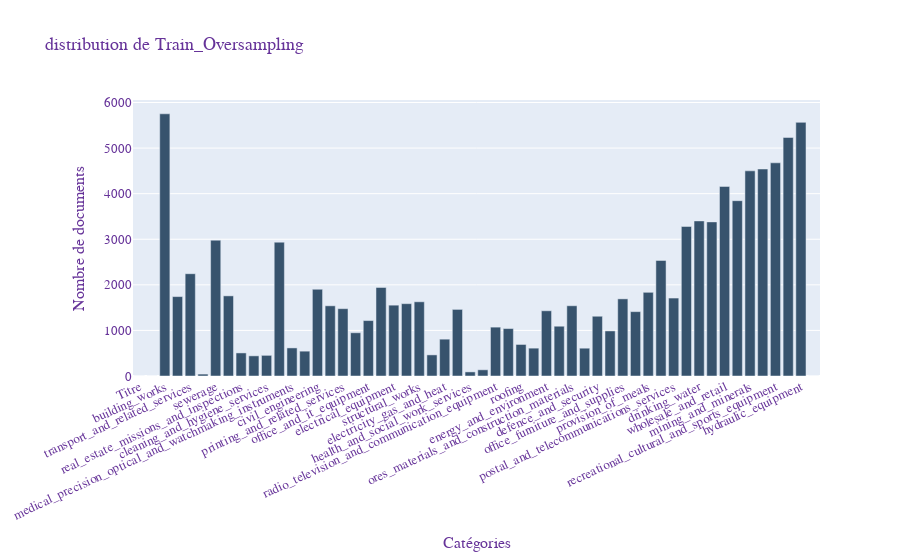

The notebook cell saved with this chart:
### Markdown cell above
### Oversampling

### Code cell
Train_Oversampling=importEtInsert_data.Importation_dataFrame('Train_Oversampling')

utility.plot_distribution(Train_Oversampling,"distribution de Train_Oversampling")

### Figure 1 — Plotly figure (JSON) as saved in the notebook; plotly's stock layout.template omitted (floating-point values rounded to 4 significant figures)
{"data": [{"marker": {"color": "rgb(55, 83, 109)"}, "type": "bar", "x": ["Titre", "Description", "building_works", "studies_consulting_assistance", "transport_and_related_services", "financial_and_insurance_services", "sewerage", "car_industry_products_and_transport_equipment", "real_estate_missions_and_inspections", "it_services", "cleaning_and_hygiene_services", "building_equipment", "medical_precision_optical_and_watchmaking_instruments", "research_and_development", "civil_engineering", "green_spaces", "printing_and_related_services", "street_development", "office_and_it_equipment", "industrial_equipment_and_tools", "electrical_equipment", "chemical_products", "structural_works", "recreational_cultural_and_sports_services", "electricity_gas_and_heat", "food_beverages_and_related_products", "health_and_social_work_services", "education_and_training_services", "radio_television_and_communication_equipment", "clothing_and_textile_industry", "roofing", "communication_and_marketing_services", "energy_and_environment", "waste_management", "ores_materials_and_construction_materials", "software_supply", "defence_and_security", "petroleum_products_fuels", "office_furniture_and_supplies", "it_equipment_and_consumables", "provision_of_meals", "fire", "postal_and_telecommunications_services", "silvicultural_products", "drinking_water", "agriculture", "wholesale_and_retail", "water_related_works", "mining_and_minerals", "paper_and_cardboard", "recreational_cultural_and_sports_equipment", "rubber_or_plastic_products", "hydraulic_equipment", "Text"], "y": [0, 0, 5752, 1742, 2244, 42, 2980, 1758, 506, 442, 453, 2936, 616, 545, 1903, 1540, 1477, 949, 1216, 1943, 1554, 1587, 1628, 463, 808, 1461, 90, 136, 1072, 1041, 692, 611, 1431, 1092, 1541, 610, 1311, 989, 1692, 1412, 1836, 2535, 1710, 3281, 3402, 3381, 4159, 3846, 4501, 4541, 4677, 5233, 5564, 0]}], "layout": {"font": {"color": "RebeccaPurple", "family": "Arial, sans-serif", "size": 13}, "title": {"text": "distribution de Train_Oversampling"}, "xaxis": {"tickangle": -25, "title": {"text": "Catégories"}}, "yaxis": {"title": {"text": "Nombre de documents"}}}}
